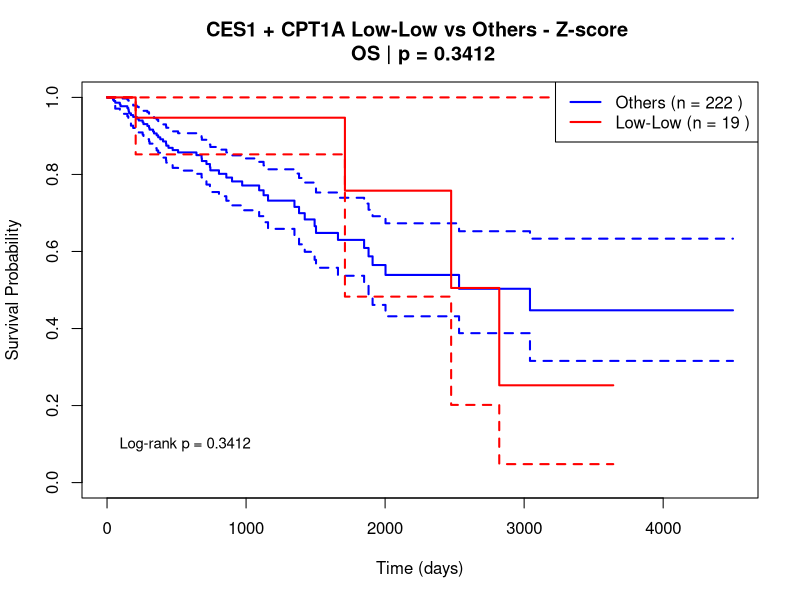
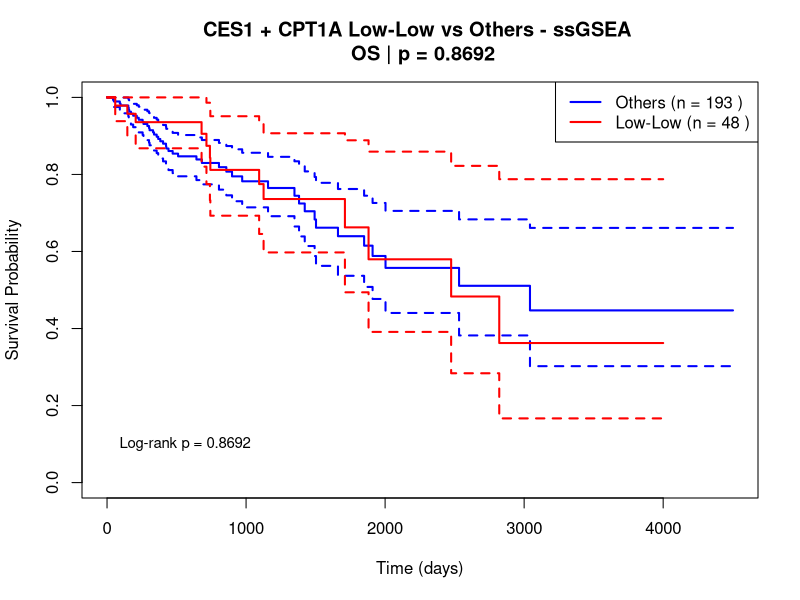
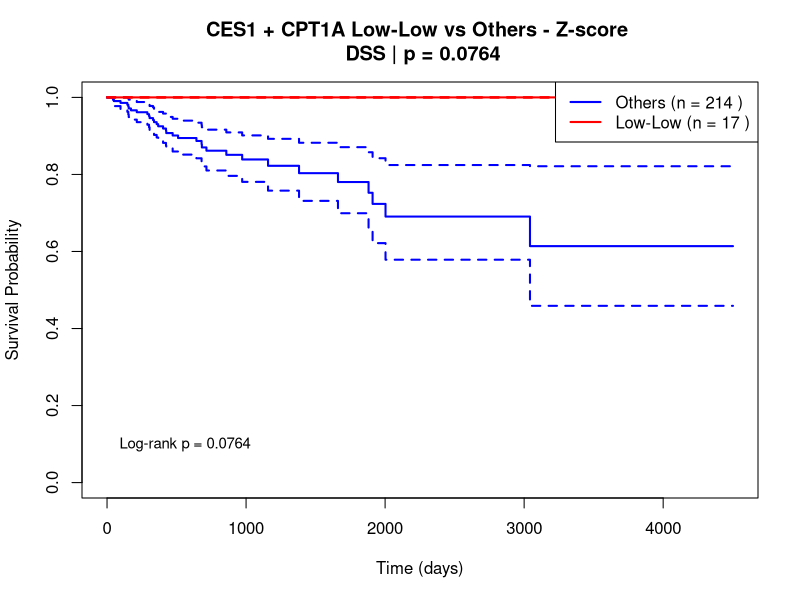
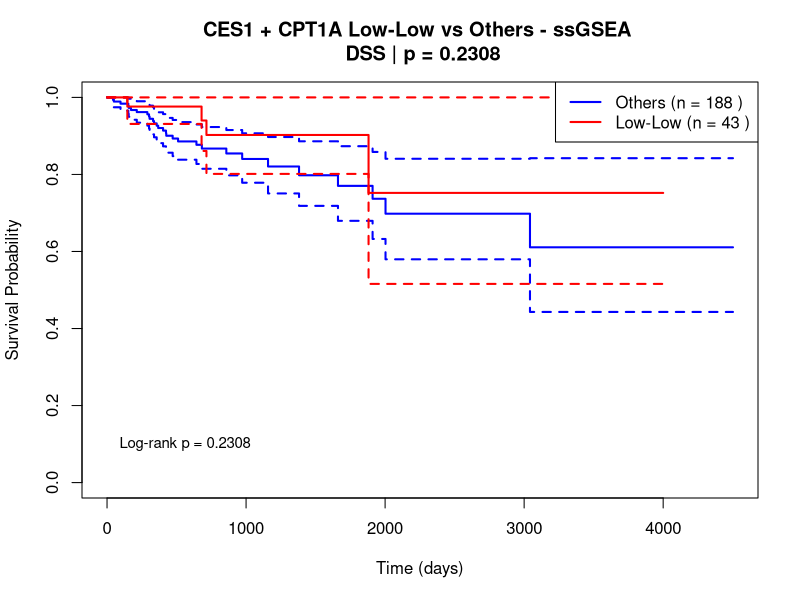
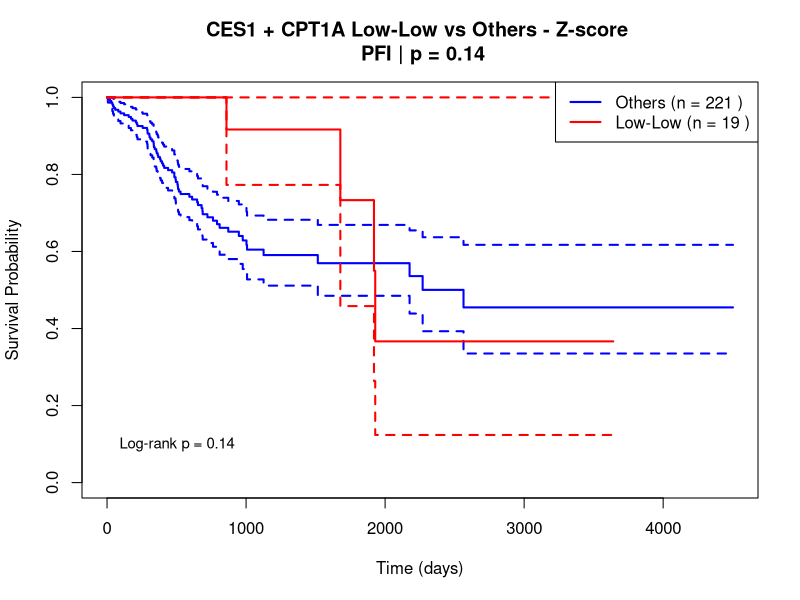
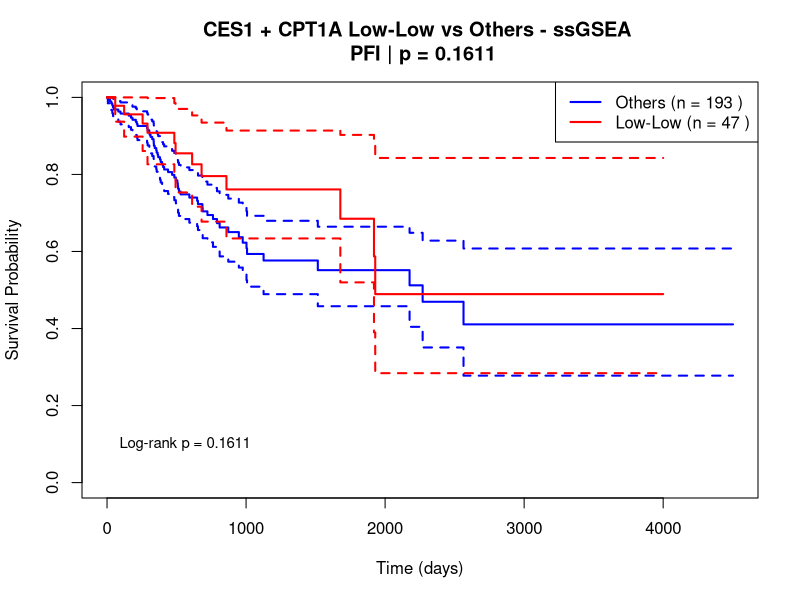

The R source for these figures, in order:
# Low-Low analysis - Task 5 from the internship

library(survival)
library(dplyr)

# Load data 
setwd("C:/Users/alici/OneDrive/Documents/University/Year 2/internship!!!/Alicia/DATA")
DF <- read.csv("merged_COAD_primary_4genes_vFINAL.csv")

# Make folders - getting better at organizing everything
main_folder <- "KM_task5_low_low_analysis"
zscore_folder <- file.path(main_folder, "zscore_plots")
ssgsea_folder <- file.path(main_folder, "ssgsea_plots") 
results_folder <- file.path(main_folder, "results")

for(folder in c(main_folder, zscore_folder, ssgsea_folder, results_folder)) {
  if (!dir.exists(folder)) {
    dir.create(folder, recursive = TRUE)
    cat("Created folder:", folder, "\n")
  }
}

# Settings - using CES1 and CPT1A 
GENES <- c("CES1", "CPT1A")
THRESHOLD <- 0.25  # 25th percentile - the lowest expressers

cat("Low-Low vs Others analysis\n")
cat("Using:", paste(GENES, collapse = " + "), "\n")
cat("Threshold:", THRESHOLD, "(25th percentile - only the lowest expressers)\n")
cat("Data:", nrow(DF), "patients\n\n")

# Method 1: Z-score approach
cat("Creating z-score Low-Low groups...\n")

# Calculate z-scores for each gene
ces1_z <- scale(as.numeric(DF$CES1))[,1]
cpt1a_z <- scale(as.numeric(DF$CPT1A))[,1]

# Set thresholds (25th percentile for each gene)
ces1_thresh <- quantile(ces1_z, THRESHOLD, na.rm = TRUE)
cpt1a_thresh <- quantile(cpt1a_z, THRESHOLD, na.rm = TRUE)

# Create Low-Low group - patients must be low in BOTH genes
DF$zscore_group <- ifelse((ces1_z < ces1_thresh) & (cpt1a_z < cpt1a_thresh), 
                          "Low-Low", "Others")

# Method 2: ssGSEA approach (simplified version since real ssGSEA was problematic)
cat("Creating ssGSEA Low-Low groups...\n")

# Create different types of metabolic scores
metabolic_score <- (ces1_z + cpt1a_z) / 2  # Simple average
drug_metab_score <- ces1_z * 0.7 + cpt1a_z * 0.3  # Weighted towards CES1

# Set thresholds for both scores
metab_thresh <- quantile(metabolic_score, THRESHOLD, na.rm = TRUE)
drug_thresh <- quantile(drug_metab_score, THRESHOLD, na.rm = TRUE)

# Low-Low group needs low scores in BOTH pathways
DF$ssgsea_group <- ifelse((metabolic_score < metab_thresh) & (drug_metab_score < drug_thresh), 
                          "Low-Low", "Others")

# Check group sizes
z_low <- sum(DF$zscore_group == "Low-Low", na.rm = TRUE)
z_others <- sum(DF$zscore_group == "Others", na.rm = TRUE)
s_low <- sum(DF$ssgsea_group == "Low-Low", na.rm = TRUE)
s_others <- sum(DF$ssgsea_group == "Others", na.rm = TRUE)

cat("Z-score groups: Low-Low =", z_low, "| Others =", z_others, "\n")
cat("ssGSEA groups: Low-Low =", s_low, "| Others =", s_others, "\n\n")

# Survival analysis function - similar to what I used before
run_low_low_analysis <- function(df, group_col, method_name, endpoint, save_folder) {
  
  cat("  Analyzing", method_name, "-", endpoint, "...")
  
  # Set up columns
  time_col <- paste0(endpoint, ".time")
  event_col <- endpoint
  
  # Check I have the right columns
  if(!all(c(time_col, event_col, group_col) %in% colnames(df))) {
    cat(" FAILED (missing columns)\n")
    return(NULL)
  }
  
  # Clean up data
  clean_data <- data.frame(
    time = as.numeric(df[[time_col]]),
    event = as.numeric(df[[event_col]]),
    group = as.character(df[[group_col]]),
    stringsAsFactors = FALSE
  )
  
  # Remove problematic rows
  clean_data <- clean_data[complete.cases(clean_data), ]
  clean_data <- clean_data[clean_data$time > 0, ]
  clean_data <- clean_data[clean_data$event %in% c(0, 1), ]
  clean_data <- clean_data[clean_data$group %in% c("Low-Low", "Others"), ]
  
  if(nrow(clean_data) < 10) {
    cat(" FAILED (not enough data)\n")
    return(NULL)
  }
  
  # Check group sizes
  group_table <- table(clean_data$group)
  n_low <- as.numeric(group_table["Low-Low"])
  n_others <- as.numeric(group_table["Others"])
  
  if(is.na(n_low)) n_low <- 0
  if(is.na(n_others)) n_others <- 0
  
  if(n_low < 5 || n_others < 5) {
    cat(" FAILED (groups too small)\n")
    return(NULL)
  }
  
  # Make group a factor
  clean_data$group <- factor(clean_data$group, levels = c("Others", "Low-Low"))
  
  # Do the survival analysis
  tryCatch({
    
    # Fit curves for each group
    surv_low <- survfit(Surv(time, event) ~ 1, data = clean_data[clean_data$group == "Low-Low", ])
    surv_others <- survfit(Surv(time, event) ~ 1, data = clean_data[clean_data$group == "Others", ])
    
    # Log-rank test
    test_result <- survdiff(Surv(time, event) ~ group, data = clean_data)
    pval <- 1 - pchisq(test_result$chisq, df = 1)
    
    # Make filename
    safe_method <- gsub("[^A-Za-z0-9_]", "_", method_name)
    filename <- paste0("CES1_CPT1A_low_low_", safe_method, "_", endpoint, ".png")
    filepath <- file.path(save_folder, filename)
    
    # Create plot
    png(filepath, width = 800, height = 600, res = 150)
    
    # Plot the curves
    plot(surv_others, col = "blue", lwd = 2, 
         xlab = "Time (days)", ylab = "Survival Probability",
         main = paste("CES1 + CPT1A Low-Low vs Others -", method_name, 
                      "\n", endpoint, "| p =", round(pval, 4)))
    
    lines(surv_low, col = "red", lwd = 2)
    
    # Add legend
    legend("topright", 
           legend = c(paste("Others (n =", n_others, ")"), 
                      paste("Low-Low (n =", n_low, ")")),
           col = c("blue", "red"), 
           lwd = 2)
    
    # Add p-value
    text(x = max(clean_data$time) * 0.02, y = 0.1, 
         labels = paste("Log-rank p =", round(pval, 4)), 
         adj = 0, cex = 0.9)
    
    dev.off()
    
    cat(" Done - p =", round(pval, 4), "\n")
    
    return(list(
      method = method_name,
      endpoint = endpoint,
      n_low = n_low,
      n_others = n_others,
      pval = pval,
      significant = pval < 0.05,
      filename = filename
    ))
    
  }, error = function(e) {
    cat(" FAILED (", e$message, ")\n")
    return(NULL)
  })
}

# Run the analyses
results <- data.frame()

cat("Running Low-Low survival analyses:\n")

# Test each endpoint for both methods
for(endpoint in c("OS", "DSS", "PFI")) {
  
  # Z-score method
  z_result <- run_low_low_analysis(DF, "zscore_group", "Z-score", endpoint, zscore_folder)
  
  # ssGSEA method
  s_result <- run_low_low_analysis(DF, "ssgsea_group", "ssGSEA", endpoint, ssgsea_folder)
  
  # Save results
  if(!is.null(z_result)) {
    results <- rbind(results, data.frame(
      Method = z_result$method,
      Endpoint = z_result$endpoint,
      Low_Low_N = z_result$n_low,
      Others_N = z_result$n_others,
      P_Value = round(z_result$pval, 6),
      Significant = z_result$significant,
      Plot_File = z_result$filename,
      stringsAsFactors = FALSE
    ))
  }
  
  if(!is.null(s_result)) {
    results <- rbind(results, data.frame(
      Method = s_result$method,
      Endpoint = s_result$endpoint,
      Low_Low_N = s_result$n_low,
      Others_N = s_result$n_others,
      P_Value = round(s_result$pval, 6),
      Significant = s_result$significant,
      Plot_File = s_result$filename,
      stringsAsFactors = FALSE
    ))
  }
}

# Show and save results
if(nrow(results) > 0) {
  
  cat("\n==================================================\n")
  cat("LOW-LOW ANALYSIS RESULTS\n")
  cat("==================================================\n\n")
  
  # Show main results
  print(results[, c("Method", "Endpoint", "Low_Low_N", "P_Value", "Significant")])
  
  # Save detailed results
  results_file <- file.path(results_folder, "task5_low_low_results.csv")
  write.csv(results, results_file, row.names = FALSE)
  cat("\nResults saved:", results_file, "\n")
  
  # Summary
  cat("\nSUMMARY:\n")
  total <- nrow(results)
  significant <- sum(results$Significant)
  z_sig <- sum(results$Method == "Z-score" & results$Significant)
  s_sig <- sum(results$Method == "ssGSEA" & results$Significant)
  
  cat("Total analyses:", total, "\n")
  cat("Significant results:", significant, paste0("(", round(100*significant/total, 1), "%)"), "\n")
  cat("Z-score significant:", z_sig, "\n")
  cat("ssGSEA significant:", s_sig, "\n")
  
  # Best result
  if(significant > 0) {
    best_idx <- which.min(results$P_Value)
    best <- results[best_idx, ]
    cat("\nBest result:", best$Method, "-", best$Endpoint, 
        "| p =", best$P_Value, "\n")
  }
  
  # Write summary report
  report_file <- file.path(results_folder, "task5_summary_report.txt")
  sink(report_file)
  cat("LOW-LOW vs OTHERS ANALYSIS SUMMARY\n")
  cat("==================================\n\n")
  cat("Gene pair: CES1 + CPT1A\n")
  cat("Threshold: 25th percentile\n")
  cat("Approach: Low-Low (both genes low) vs Others\n")
  cat("Date:", as.character(Sys.Date()), "\n\n")
  cat("RESULTS:\n")
  print(results)
  cat("\nSUMMARY:\n")
  cat("Total analyses:", total, "\n")
  cat("Significant results:", significant, "\n")
  sink()
  
} else {
  cat("\nNo successful analyses - something went wrong\n")
}

# Final summary
cat("\nLow-Low analysis complete!\n")
cat("Results saved in:", main_folder, "\n")

# Count files
z_files <- list.files(zscore_folder, pattern = "\\.png$")
s_files <- list.files(ssgsea_folder, pattern = "\\.png$")
cat("Generated", length(z_files), "z-score plots and", length(s_files), "ssGSEA plots\n")

if(length(z_files) > 0 || length(s_files) > 0) {
  cat("\nTask 5 complete:\n")
  cat("- Low-Low vs Others analysis done\n")
  cat("- Both methods tested\n") 
  cat("- Plots saved using base R\n")
  cat("- CSV and summary files created\n")
}

# Bonus: count all my survival plots from the whole project
# Set main project folder
MAIN_DIR <- "C:/Users/alici/OneDrive/Documents/University/Year 2/internship!!!/Alicia/DATA"

# Find all plot files
all_plots <- list.files(MAIN_DIR, pattern = "\\.(tiff|tif|png)$", recursive = TRUE, full.names = TRUE)

# Filter for KM survival plots
km_plots <- all_plots[grepl("KM_", basename(all_plots))]

# Show total
cat("Total survival plots from entire project:", length(km_plots), "\n")
if(length(km_plots) > 0) {
  cat("First few:\n")
  head(km_plots, 5)
}